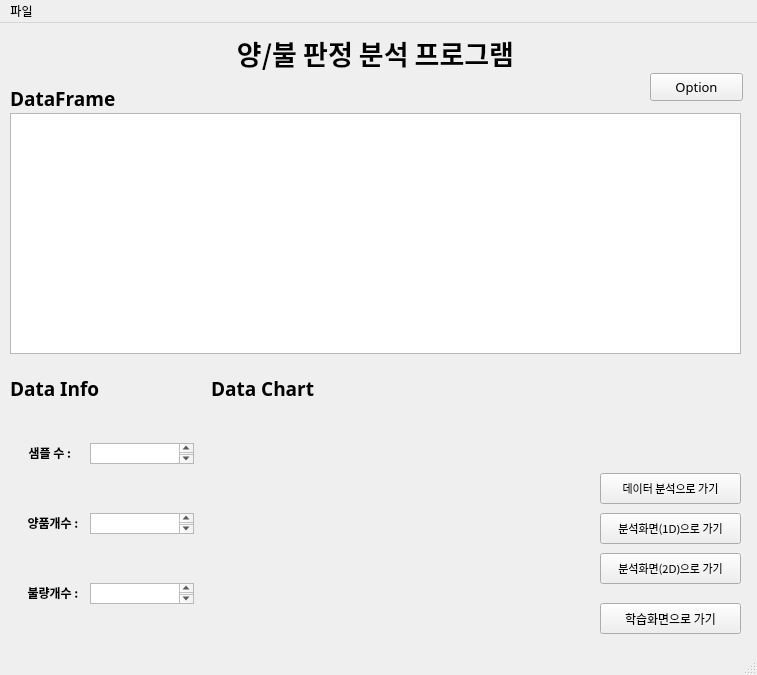
<?xml version="1.0" encoding="UTF-8"?>
<ui version="4.0">
 <class>MainWindow</class>
 <widget class="QMainWindow" name="MainWindow">
  <property name="geometry">
   <rect>
    <x>0</x>
    <y>0</y>
    <width>757</width>
    <height>675</height>
   </rect>
  </property>
  <property name="windowTitle">
   <string>양/불 판정 분석 프로그램</string>
  </property>
  <widget class="QWidget" name="centralwidget">
   <widget class="QLabel" name="label_title">
    <property name="geometry">
     <rect>
      <x>170</x>
      <y>10</y>
      <width>411</width>
      <height>41</height>
     </rect>
    </property>
    <property name="font">
     <font>
      <family>맑은 고딕</family>
     </font>
    </property>
    <property name="text">
     <string>&lt;html&gt;&lt;head/&gt;&lt;body&gt;&lt;p align=&quot;center&quot;&gt;&lt;span style=&quot; font-size:20pt; font-weight:600; color:#000000;&quot;&gt;양/불 판정 분석 프로그램&lt;/span&gt;&lt;/p&gt;&lt;/body&gt;&lt;/html&gt;</string>
    </property>
   </widget>
   <widget class="QLabel" name="label_dataframe">
    <property name="geometry">
     <rect>
      <x>10</x>
      <y>60</y>
      <width>121</width>
      <height>31</height>
     </rect>
    </property>
    <property name="font">
     <font>
      <family>맑은 고딕</family>
     </font>
    </property>
    <property name="text">
     <string>&lt;html&gt;&lt;head/&gt;&lt;body&gt;&lt;p&gt;&lt;span style=&quot; font-size:14pt; font-weight:600;&quot;&gt;DataFrame&lt;/span&gt;&lt;/p&gt;&lt;/body&gt;&lt;/html&gt;</string>
    </property>
   </widget>
   <widget class="QTableWidget" name="table_dataframe">
    <property name="geometry">
     <rect>
      <x>10</x>
      <y>90</y>
      <width>731</width>
      <height>241</height>
     </rect>
    </property>
   </widget>
   <widget class="QLabel" name="label_datainfo">
    <property name="geometry">
     <rect>
      <x>10</x>
      <y>350</y>
      <width>111</width>
      <height>31</height>
     </rect>
    </property>
    <property name="font">
     <font>
      <family>맑은 고딕</family>
     </font>
    </property>
    <property name="text">
     <string>&lt;html&gt;&lt;head/&gt;&lt;body&gt;&lt;p&gt;&lt;span style=&quot; font-size:14pt; font-weight:600;&quot;&gt;Data Info&lt;/span&gt;&lt;/p&gt;&lt;/body&gt;&lt;/html&gt;</string>
    </property>
   </widget>
   <widget class="QLabel" name="label_sample">
    <property name="geometry">
     <rect>
      <x>10</x>
      <y>420</y>
      <width>61</width>
      <height>21</height>
     </rect>
    </property>
    <property name="font">
     <font>
      <family>맑은 고딕</family>
      <pointsize>9</pointsize>
     </font>
    </property>
    <property name="text">
     <string>&lt;html&gt;&lt;head/&gt;&lt;body&gt;&lt;p align=&quot;right&quot;&gt;&lt;span style=&quot; font-weight:600;&quot;&gt;샘플 수 :&lt;/span&gt;&lt;/p&gt;&lt;/body&gt;&lt;/html&gt;</string>
    </property>
   </widget>
   <widget class="QTextEdit" name="textEdit_sample">
    <property name="geometry">
     <rect>
      <x>90</x>
      <y>420</y>
      <width>104</width>
      <height>21</height>
     </rect>
    </property>
   </widget>
   <widget class="QLabel" name="label_good">
    <property name="geometry">
     <rect>
      <x>10</x>
      <y>490</y>
      <width>71</width>
      <height>21</height>
     </rect>
    </property>
    <property name="font">
     <font>
      <family>맑은 고딕</family>
      <pointsize>9</pointsize>
     </font>
    </property>
    <property name="text">
     <string>&lt;html&gt;&lt;head/&gt;&lt;body&gt;&lt;p align=&quot;right&quot;&gt;&lt;span style=&quot; font-size:9pt; font-weight:600;&quot;&gt;양품개수 : &lt;/span&gt;&lt;/p&gt;&lt;/body&gt;&lt;/html&gt;</string>
    </property>
   </widget>
   <widget class="QTextEdit" name="textEdit_good">
    <property name="geometry">
     <rect>
      <x>90</x>
      <y>490</y>
      <width>104</width>
      <height>21</height>
     </rect>
    </property>
   </widget>
   <widget class="QLabel" name="label_bad">
    <property name="geometry">
     <rect>
      <x>10</x>
      <y>560</y>
      <width>71</width>
      <height>21</height>
     </rect>
    </property>
    <property name="font">
     <font>
      <family>맑은 고딕</family>
      <pointsize>9</pointsize>
     </font>
    </property>
    <property name="text">
     <string>&lt;html&gt;&lt;head/&gt;&lt;body&gt;&lt;p align=&quot;right&quot;&gt;&lt;span style=&quot; font-size:9pt; font-weight:600;&quot;&gt;불량개수 : &lt;/span&gt;&lt;/p&gt;&lt;/body&gt;&lt;/html&gt;</string>
    </property>
   </widget>
   <widget class="QTextEdit" name="textEdit_bad">
    <property name="geometry">
     <rect>
      <x>90</x>
      <y>560</y>
      <width>104</width>
      <height>21</height>
     </rect>
    </property>
   </widget>
   <widget class="QLabel" name="label_datachart">
    <property name="geometry">
     <rect>
      <x>211</x>
      <y>350</y>
      <width>121</width>
      <height>31</height>
     </rect>
    </property>
    <property name="font">
     <font>
      <family>맑은 고딕</family>
     </font>
    </property>
    <property name="layoutDirection">
     <enum>Qt::LeftToRight</enum>
    </property>
    <property name="text">
     <string>&lt;html&gt;&lt;head/&gt;&lt;body&gt;&lt;p&gt;&lt;span style=&quot; font-size:14pt; font-weight:600;&quot;&gt;Data Chart&lt;/span&gt;&lt;/p&gt;&lt;/body&gt;&lt;/html&gt;</string>
    </property>
   </widget>
   <widget class="QPushButton" name="btn_learning">
    <property name="geometry">
     <rect>
      <x>600</x>
      <y>580</y>
      <width>141</width>
      <height>31</height>
     </rect>
    </property>
    <property name="font">
     <font>
      <family>맑은 고딕</family>
      <pointsize>9</pointsize>
     </font>
    </property>
    <property name="text">
     <string>학습화면으로 가기</string>
    </property>
   </widget>
   <widget class="QPushButton" name="btn_analysis_1d">
    <property name="geometry">
     <rect>
      <x>600</x>
      <y>490</y>
      <width>141</width>
      <height>31</height>
     </rect>
    </property>
    <property name="font">
     <font>
      <family>맑은 고딕</family>
      <pointsize>8</pointsize>
     </font>
    </property>
    <property name="text">
     <string>분석화면(1D)으로 가기</string>
    </property>
   </widget>
   <widget class="QPushButton" name="btn_analysis_2d">
    <property name="geometry">
     <rect>
      <x>600</x>
      <y>530</y>
      <width>141</width>
      <height>31</height>
     </rect>
    </property>
    <property name="font">
     <font>
      <family>맑은 고딕</family>
      <pointsize>8</pointsize>
     </font>
    </property>
    <property name="text">
     <string>분석화면(2D)으로 가기</string>
    </property>
   </widget>
   <widget class="QWidget" name="verticalLayoutWidget">
    <property name="geometry">
     <rect>
      <x>210</x>
      <y>390</y>
      <width>371</width>
      <height>221</height>
     </rect>
    </property>
    <layout class="QVBoxLayout" name="layout_datachart"/>
   </widget>
   <widget class="QPushButton" name="pushButton">
    <property name="geometry">
     <rect>
      <x>650</x>
      <y>50</y>
      <width>93</width>
      <height>28</height>
     </rect>
    </property>
    <property name="font">
     <font>
      <family>맑은 고딕</family>
      <pointsize>10</pointsize>
     </font>
    </property>
    <property name="layoutDirection">
     <enum>Qt::LeftToRight</enum>
    </property>
    <property name="text">
     <string>Option</string>
    </property>
   </widget>
   <widget class="QPushButton" name="btn_data_analysis">
    <property name="geometry">
     <rect>
      <x>600</x>
      <y>450</y>
      <width>141</width>
      <height>31</height>
     </rect>
    </property>
    <property name="font">
     <font>
      <family>맑은 고딕</family>
      <pointsize>8</pointsize>
     </font>
    </property>
    <property name="text">
     <string>데이터 분석으로 가기</string>
    </property>
   </widget>
  </widget>
  <widget class="QStatusBar" name="statusbar"/>
  <widget class="QMenuBar" name="menubar">
   <property name="geometry">
    <rect>
     <x>0</x>
     <y>0</y>
     <width>757</width>
     <height>21</height>
    </rect>
   </property>
   <widget class="QMenu" name="file_menu">
    <property name="title">
     <string>파일</string>
    </property>
    <addaction name="action_open_api"/>
    <addaction name="action_open_local"/>
    <addaction name="separator"/>
    <addaction name="action_exit"/>
   </widget>
   <addaction name="file_menu"/>
  </widget>
  <action name="action_open_local">
   <property name="text">
    <string>열기(Local)</string>
   </property>
   <property name="shortcut">
    <string>Ctrl+O</string>
   </property>
  </action>
  <action name="action_save">
   <property name="text">
    <string>저장</string>
   </property>
   <property name="shortcut">
    <string>Ctrl+S</string>
   </property>
  </action>
  <action name="action_save_as">
   <property name="text">
    <string>다른 이름으로 저장</string>
   </property>
   <property name="shortcut">
    <string>Ctrl+A</string>
   </property>
  </action>
  <action name="action_exit">
   <property name="text">
    <string>끝내기</string>
   </property>
   <property name="shortcut">
    <string>Ctrl+Q</string>
   </property>
  </action>
  <action name="action_open_api">
   <property name="text">
    <string>열기(API)</string>
   </property>
  </action>
 </widget>
 <resources/>
 <connections/>
</ui>
